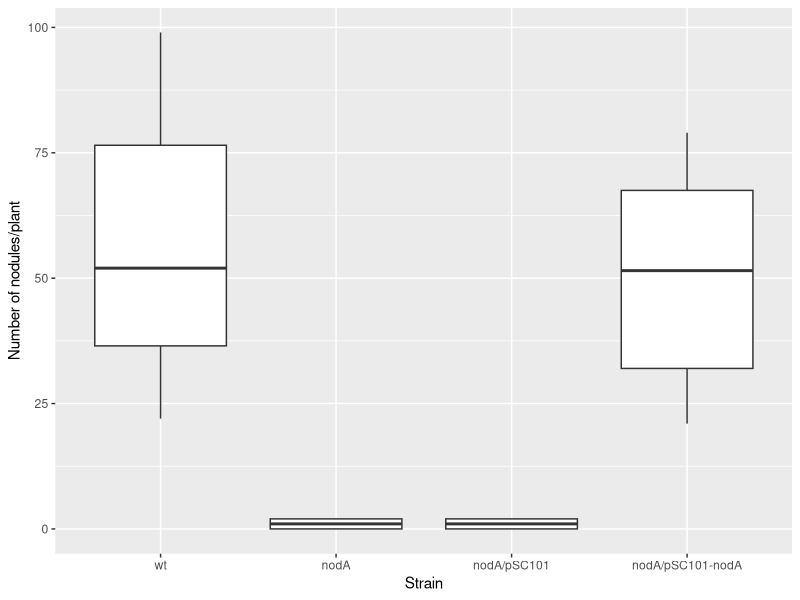

Reproduce this figure in R.
#additional examples for practice with ggplot2

#start by loading the necessary packages with the "library" command: here we will be using ggplot2
library(ggplot2)

#Extra Practice Problem 1: the ability of rhizobia to form nodules on Phaseolus vulgaris roots
#we have wild-type rhizobia, and a mutant (nodA-) strain
#the mutant strain has been complemented (the nodA gene restored in trans)
#so there are two additional strains (nodA/pSc101, which has the empty vector used for complementation; 
#and nodA/pSC101-nodA, which has the nodA gene added back)
#equal amounts of all 4 strains were inoculated on Phaseolus vulgaris roots, and the number of nodules per plant counted
#these data are provided in the RhizobiaNodulation.csv file

rhizo <- read.csv("RhizobiaNodulation.csv")

#I can check that the data have loaded using the View command
View(rhizo)

#visualise the data

#Define the desired order of the groups (to appear on the x-axis)
desired_order <- c("wt", "nodA", "nodA/pSC101", "nodA/pSC101-nodA")  

# Reorder the 'name' variable as a factor with the desired order
rhizo$name <- factor(rhizo$name, levels = desired_order)

# Create the ggplot with the modified order of groups
rhizoplot <- ggplot(rhizo, aes(x = name, y = nodules)) +
  geom_boxplot(aes(group = name)) +
  labs(x = "Strain", y = "Number of nodules/plant")

print(rhizoplot)

#Extra Practice Problem 2: 







